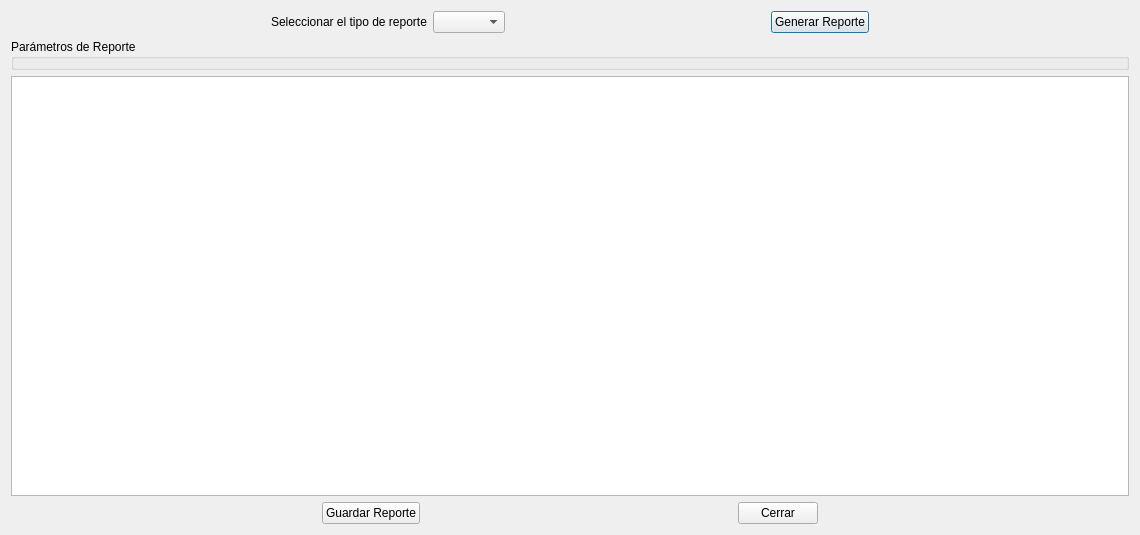
<?xml version="1.0" encoding="UTF-8"?>
<ui version="4.0">
 <class>Dialog</class>
 <widget class="QDialog" name="Dialog">
  <property name="geometry">
   <rect>
    <x>0</x>
    <y>0</y>
    <width>1140</width>
    <height>535</height>
   </rect>
  </property>
  <property name="windowTitle">
   <string>Reportes</string>
  </property>
  <layout class="QVBoxLayout" name="verticalLayout_2">
   <item>
    <layout class="QVBoxLayout" name="verticalLayout">
     <item>
      <layout class="QHBoxLayout" name="horizontalLayout_2">
       <item>
        <spacer name="horizontalSpacer_3">
         <property name="orientation">
          <enum>Qt::Horizontal</enum>
         </property>
         <property name="sizeHint" stdset="0">
          <size>
           <width>40</width>
           <height>20</height>
          </size>
         </property>
        </spacer>
       </item>
       <item>
        <widget class="QLabel" name="label">
         <property name="text">
          <string>Seleccionar el tipo de reporte</string>
         </property>
        </widget>
       </item>
       <item>
        <widget class="QComboBox" name="comboBox"/>
       </item>
       <item>
        <spacer name="horizontalSpacer">
         <property name="orientation">
          <enum>Qt::Horizontal</enum>
         </property>
         <property name="sizeHint" stdset="0">
          <size>
           <width>40</width>
           <height>20</height>
          </size>
         </property>
        </spacer>
       </item>
       <item>
        <widget class="QPushButton" name="pushButton">
         <property name="text">
          <string>Generar Reporte</string>
         </property>
        </widget>
       </item>
       <item>
        <spacer name="horizontalSpacer_2">
         <property name="orientation">
          <enum>Qt::Horizontal</enum>
         </property>
         <property name="sizeHint" stdset="0">
          <size>
           <width>40</width>
           <height>20</height>
          </size>
         </property>
        </spacer>
       </item>
      </layout>
     </item>
     <item>
      <widget class="QGroupBox" name="parametros_reporte">
       <property name="title">
        <string>Parámetros de Reporte</string>
       </property>
      </widget>
     </item>
     <item>
      <widget class="QTableWidget" name="tableWidget"/>
     </item>
     <item>
      <layout class="QHBoxLayout" name="horizontalLayout">
       <item>
        <spacer name="horizontalSpacer_4">
         <property name="orientation">
          <enum>Qt::Horizontal</enum>
         </property>
         <property name="sizeHint" stdset="0">
          <size>
           <width>40</width>
           <height>20</height>
          </size>
         </property>
        </spacer>
       </item>
       <item>
        <widget class="QPushButton" name="pushButton_2">
         <property name="text">
          <string>Guardar Reporte</string>
         </property>
        </widget>
       </item>
       <item>
        <spacer name="horizontalSpacer_5">
         <property name="orientation">
          <enum>Qt::Horizontal</enum>
         </property>
         <property name="sizeHint" stdset="0">
          <size>
           <width>40</width>
           <height>20</height>
          </size>
         </property>
        </spacer>
       </item>
       <item>
        <widget class="QPushButton" name="pushButton_3">
         <property name="text">
          <string>Cerrar</string>
         </property>
        </widget>
       </item>
       <item>
        <spacer name="horizontalSpacer_6">
         <property name="orientation">
          <enum>Qt::Horizontal</enum>
         </property>
         <property name="sizeHint" stdset="0">
          <size>
           <width>40</width>
           <height>20</height>
          </size>
         </property>
        </spacer>
       </item>
      </layout>
     </item>
    </layout>
   </item>
  </layout>
 </widget>
 <resources/>
 <connections/>
</ui>
